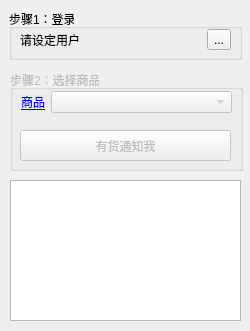
<?xml version="1.0" encoding="UTF-8"?>
<ui version="4.0">
 <class>Dialog</class>
 <widget class="QDialog" name="Dialog">
  <property name="windowModality">
   <enum>Qt::WindowModal</enum>
  </property>
  <property name="geometry">
   <rect>
    <x>0</x>
    <y>0</y>
    <width>250</width>
    <height>331</height>
   </rect>
  </property>
  <property name="windowTitle">
   <string>抢包子</string>
  </property>
  <property name="windowIcon">
   <iconset>
    <normaloff>image/toast.png</normaloff>image/toast.png</iconset>
  </property>
  <widget class="QGroupBox" name="groupBox">
   <property name="geometry">
    <rect>
     <x>9</x>
     <y>9</y>
     <width>233</width>
     <height>51</height>
    </rect>
   </property>
   <property name="title">
    <string>步骤1：登录</string>
   </property>
   <widget class="QWidget" name="layoutWidget">
    <property name="geometry">
     <rect>
      <x>11</x>
      <y>20</y>
      <width>211</width>
      <height>22</height>
     </rect>
    </property>
    <layout class="QHBoxLayout" name="horizontalLayout">
     <item>
      <widget class="QLabel" name="lblUser">
       <property name="text">
        <string>请设定用户</string>
       </property>
      </widget>
     </item>
     <item>
      <spacer name="horizontalSpacer">
       <property name="orientation">
        <enum>Qt::Horizontal</enum>
       </property>
       <property name="sizeHint" stdset="0">
        <size>
         <width>40</width>
         <height>20</height>
        </size>
       </property>
      </spacer>
     </item>
     <item>
      <widget class="QToolButton" name="btnConfigUser">
       <property name="text">
        <string>...</string>
       </property>
      </widget>
     </item>
    </layout>
   </widget>
  </widget>
  <widget class="QGroupBox" name="gbxStep2">
   <property name="enabled">
    <bool>false</bool>
   </property>
   <property name="geometry">
    <rect>
     <x>10</x>
     <y>70</y>
     <width>233</width>
     <height>101</height>
    </rect>
   </property>
   <property name="title">
    <string>步骤2：选择商品</string>
   </property>
   <property name="checkable">
    <bool>false</bool>
   </property>
   <property name="checked">
    <bool>false</bool>
   </property>
   <widget class="QWidget" name="layoutWidget">
    <property name="geometry">
     <rect>
      <x>11</x>
      <y>21</y>
      <width>211</width>
      <height>22</height>
     </rect>
    </property>
    <layout class="QFormLayout" name="formLayout">
     <item row="0" column="0">
      <widget class="QLabel" name="label_2">
       <property name="text">
        <string>&lt;html&gt;&lt;head/&gt;&lt;body&gt;&lt;p&gt;&lt;a href=&quot;http://ygjy.gz.gmcc.net/gzxz/ebusiness/admin/vmerchandist!executeSearch.action&quot;&gt;&lt;span style=&quot; text-decoration: underline; color:#0000ff;&quot;&gt;商品&lt;/span&gt;&lt;/a&gt;&lt;/p&gt;&lt;/body&gt;&lt;/html&gt;</string>
       </property>
       <property name="openExternalLinks">
        <bool>true</bool>
       </property>
       <property name="buddy">
        <cstring></cstring>
       </property>
      </widget>
     </item>
     <item row="0" column="1">
      <widget class="QComboBox" name="cmbProduct"/>
     </item>
    </layout>
   </widget>
   <widget class="QPushButton" name="btnNotifyMission">
    <property name="geometry">
     <rect>
      <x>10</x>
      <y>60</y>
      <width>211</width>
      <height>31</height>
     </rect>
    </property>
    <property name="text">
     <string>有货通知我</string>
    </property>
   </widget>
  </widget>
  <widget class="QPlainTextEdit" name="txtMsg">
   <property name="geometry">
    <rect>
     <x>10</x>
     <y>180</y>
     <width>231</width>
     <height>141</height>
    </rect>
   </property>
   <property name="font">
    <font>
     <pointsize>8</pointsize>
    </font>
   </property>
   <property name="undoRedoEnabled">
    <bool>false</bool>
   </property>
   <property name="readOnly">
    <bool>true</bool>
   </property>
   <property name="plainText">
    <string notr="true"/>
   </property>
  </widget>
 </widget>
 <resources/>
 <connections/>
</ui>
